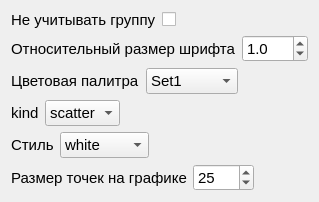
                <widget class="QWidget" name="tab_11">
                 <attribute name="title">
                  <string>Матрица рассеяния</string>
                 </attribute>
                 <layout class="QFormLayout" name="formLayout_3">
                  <item row="0" column="0">
                   <layout class="QHBoxLayout" name="horizontalLayout_151">
                    <item>
                     <widget class="QLabel" name="lb_stattest_11">
                      <property name="font">
                       <font>
                        <pointsize>11</pointsize>
                       </font>
                      </property>
                      <property name="text">
                       <string>Не учитывать группу</string>
                      </property>
                     </widget>
                    </item>
                    <item>
                     <widget class="QCheckBox" name="check_pairplot">
                      <property name="enabled">
                       <bool>true</bool>
                      </property>
                      <property name="sizePolicy">
                       <sizepolicy hsizetype="Fixed" vsizetype="Fixed">
                        <horstretch>0</horstretch>
                        <verstretch>0</verstretch>
                       </sizepolicy>
                      </property>
                      <property name="text">
                       <string/>
                      </property>
                      <property name="checked">
                       <bool>false</bool>
                      </property>
                     </widget>
                    </item>
                   </layout>
                  </item>
                  <item row="1" column="0">
                   <layout class="QHBoxLayout" name="horizontalLayout_148">
                    <item>
                     <widget class="QLabel" name="lb_color_pal_box_24">
                      <property name="sizePolicy">
                       <sizepolicy hsizetype="Expanding" vsizetype="Preferred">
                        <horstretch>0</horstretch>
                        <verstretch>0</verstretch>
                       </sizepolicy>
                      </property>
                      <property name="font">
                       <font>
                        <pointsize>11</pointsize>
                       </font>
                      </property>
                      <property name="text">
                       <string>Относительный размер шрифта</string>
                      </property>
                     </widget>
                    </item>
                    <item>
                     <widget class="QDoubleSpinBox" name="doubleSpinBox_pairplot">
                      <property name="font">
                       <font>
                        <pointsize>11</pointsize>
                       </font>
                      </property>
                      <property name="decimals">
                       <number>1</number>
                      </property>
                      <property name="minimum">
                       <double>0.100000000000000</double>
                      </property>
                      <property name="singleStep">
                       <double>0.100000000000000</double>
                      </property>
                      <property name="value">
                       <double>1.000000000000000</double>
                      </property>
                     </widget>
                    </item>
                   </layout>
                  </item>
                  <item row="2" column="0">
                   <layout class="QHBoxLayout" name="horizontalLayout_150">
                    <item>
                     <widget class="QLabel" name="lb_color_pal_box_25">
                      <property name="sizePolicy">
                       <sizepolicy hsizetype="Fixed" vsizetype="Preferred">
                        <horstretch>0</horstretch>
                        <verstretch>0</verstretch>
                       </sizepolicy>
                      </property>
                      <property name="font">
                       <font>
                        <pointsize>11</pointsize>
                       </font>
                      </property>
                      <property name="text">
                       <string>Цветовая палитра</string>
                      </property>
                     </widget>
                    </item>
                    <item>
                     <widget class="QComboBox" name="comboBox_color_pairplot">
                      <property name="sizePolicy">
                       <sizepolicy hsizetype="Fixed" vsizetype="Fixed">
                        <horstretch>0</horstretch>
                        <verstretch>0</verstretch>
                       </sizepolicy>
                      </property>
                      <property name="font">
                       <font>
                        <pointsize>11</pointsize>
                       </font>
                      </property>
                      <item>
                       <property name="text">
                        <string>Set1</string>
                       </property>
                      </item>
                      <item>
                       <property name="text">
                        <string>Set2</string>
                       </property>
                      </item>
                      <item>
                       <property name="text">
                        <string>Set3</string>
                       </property>
                      </item>
                      <item>
                       <property name="text">
                        <string>Pastel1</string>
                       </property>
                      </item>
                      <item>
                       <property name="text">
                        <string>Pastel2</string>
                       </property>
                      </item>
                      <item>
                       <property name="text">
                        <string>Paired</string>
                       </property>
                      </item>
                      <item>
                       <property name="text">
                        <string>Accent</string>
                       </property>
                      </item>
                      <item>
                       <property name="text">
                        <string>Dark2</string>
                       </property>
                      </item>
                      <item>
                       <property name="text">
                        <string>rocket</string>
                       </property>
                      </item>
                      <item>
                       <property name="text">
                        <string>mako</string>
                       </property>
                      </item>
                      <item>
                       <property name="text">
                        <string>flare</string>
                       </property>
                      </item>
                      <item>
                       <property name="text">
                        <string>crest</string>
                       </property>
                      </item>
                      <item>
                       <property name="text">
                        <string>viridis</string>
                       </property>
                      </item>
                      <item>
                       <property name="text">
                        <string>plasma</string>
                       </property>
                      </item>
                      <item>
                       <property name="text">
                        <string>inferno</string>
                       </property>
                      </item>
                      <item>
                       <property name="text">
                        <string>magma</string>
                       </property>
                      </item>
                      <item>
                       <property name="text">
                        <string>cividis</string>
                       </property>
                      </item>
                      <item>
                       <property name="text">
                        <string>Greys</string>
                       </property>
                      </item>
                      <item>
                       <property name="text">
                        <string>Reds</string>
                       </property>
                      </item>
                      <item>
                       <property name="text">
                        <string>Greens</string>
                       </property>
                      </item>
                      <item>
                       <property name="text">
                        <string>Blues</string>
                       </property>
                      </item>
                      <item>
                       <property name="text">
                        <string>Oranges</string>
                       </property>
                      </item>
                      <item>
                       <property name="text">
                        <string>Purples</string>
                       </property>
                      </item>
                      <item>
                       <property name="text">
                        <string>YlOrRd</string>
                       </property>
                      </item>
                      <item>
                       <property name="text">
                        <string>tab10</string>
                       </property>
                      </item>
                      <item>
                       <property name="text">
                        <string>deep</string>
                       </property>
                      </item>
                      <item>
                       <property name="text">
                        <string>muted</string>
                       </property>
                      </item>
                      <item>
                       <property name="text">
                        <string>pastel</string>
                       </property>
                      </item>
                      <item>
                       <property name="text">
                        <string>bright</string>
                       </property>
                      </item>
                      <item>
                       <property name="text">
                        <string>dark</string>
                       </property>
                      </item>
                      <item>
                       <property name="text">
                        <string>colorblind</string>
                       </property>
                      </item>
                      <item>
                       <property name="text">
                        <string>tab20</string>
                       </property>
                      </item>
                      <item>
                       <property name="text">
                        <string>tab20b</string>
                       </property>
                      </item>
                      <item>
                       <property name="text">
                        <string>tab20c</string>
                       </property>
                      </item>
                     </widget>
                    </item>
                   </layout>
                  </item>
                  <item row="3" column="0">
                   <layout class="QHBoxLayout" name="horizontalLayout_154">
                    <item>
                     <widget class="QLabel" name="lb_color_pal_box_28">
                      <property name="sizePolicy">
                       <sizepolicy hsizetype="Fixed" vsizetype="Preferred">
                        <horstretch>0</horstretch>
                        <verstretch>0</verstretch>
                       </sizepolicy>
                      </property>
                      <property name="font">
                       <font>
                        <pointsize>11</pointsize>
                       </font>
                      </property>
                      <property name="toolTip">
                       <string>см. seaborn.pairplot</string>
                      </property>
                      <property name="text">
                       <string>kind</string>
                      </property>
                     </widget>
                    </item>
                    <item>
                     <widget class="QComboBox" name="comboBox_pairplot_kind">
                      <property name="sizePolicy">
                       <sizepolicy hsizetype="Fixed" vsizetype="Fixed">
                        <horstretch>0</horstretch>
                        <verstretch>0</verstretch>
                       </sizepolicy>
                      </property>
                      <property name="font">
                       <font>
                        <pointsize>11</pointsize>
                       </font>
                      </property>
                      <item>
                       <property name="text">
                        <string>scatter</string>
                       </property>
                      </item>
                      <item>
                       <property name="text">
                        <string>reg</string>
                       </property>
                      </item>
                      <item>
                       <property name="text">
                        <string>kde</string>
                       </property>
                      </item>
                      <item>
                       <property name="text">
                        <string>hist</string>
                       </property>
                      </item>
                     </widget>
                    </item>
                   </layout>
                  </item>
                  <item row="4" column="0">
                   <layout class="QHBoxLayout" name="horizontalLayout_153">
                    <item>
                     <widget class="QLabel" name="lb_color_pal_box_27">
                      <property name="sizePolicy">
                       <sizepolicy hsizetype="Fixed" vsizetype="Preferred">
                        <horstretch>0</horstretch>
                        <verstretch>0</verstretch>
                       </sizepolicy>
                      </property>
                      <property name="font">
                       <font>
                        <pointsize>11</pointsize>
                       </font>
                      </property>
                      <property name="text">
                       <string>Стиль</string>
                      </property>
                     </widget>
                    </item>
                    <item>
                     <widget class="QComboBox" name="comboBox_style_pairplot">
                      <property name="sizePolicy">
                       <sizepolicy hsizetype="Fixed" vsizetype="Fixed">
                        <horstretch>0</horstretch>
                        <verstretch>0</verstretch>
                       </sizepolicy>
                      </property>
                      <property name="font">
                       <font>
                        <pointsize>11</pointsize>
                       </font>
                      </property>
                      <item>
                       <property name="text">
                        <string>white</string>
                       </property>
                      </item>
                      <item>
                       <property name="text">
                        <string>dark</string>
                       </property>
                      </item>
                      <item>
                       <property name="text">
                        <string>whitegrid</string>
                       </property>
                      </item>
                      <item>
                       <property name="text">
                        <string>darkgrid</string>
                       </property>
                      </item>
                      <item>
                       <property name="text">
                        <string>ticks</string>
                       </property>
                      </item>
                     </widget>
                    </item>
                   </layout>
                  </item>
                  <item row="5" column="0">
                   <layout class="QHBoxLayout" name="horizontalLayout_152">
                    <item>
                     <widget class="QLabel" name="lb_color_pal_box_26">
                      <property name="sizePolicy">
                       <sizepolicy hsizetype="Expanding" vsizetype="Preferred">
                        <horstretch>0</horstretch>
                        <verstretch>0</verstretch>
                       </sizepolicy>
                      </property>
                      <property name="font">
                       <font>
                        <pointsize>11</pointsize>
                       </font>
                      </property>
                      <property name="text">
                       <string>Размер точек на графике</string>
                      </property>
                     </widget>
                    </item>
                    <item>
                     <widget class="QSpinBox" name="spinBox_point_size_for_pairplot">
                      <property name="sizePolicy">
                       <sizepolicy hsizetype="Fixed" vsizetype="Fixed">
                        <horstretch>0</horstretch>
                        <verstretch>0</verstretch>
                       </sizepolicy>
                      </property>
                      <property name="font">
                       <font>
                        <pointsize>11</pointsize>
                       </font>
                      </property>
                      <property name="minimum">
                       <number>1</number>
                      </property>
                      <property name="maximum">
                       <number>1000</number>
                      </property>
                      <property name="value">
                       <number>25</number>
                      </property>
                     </widget>
                    </item>
                   </layout>
                  </item>
                 </layout>
                </widget>
